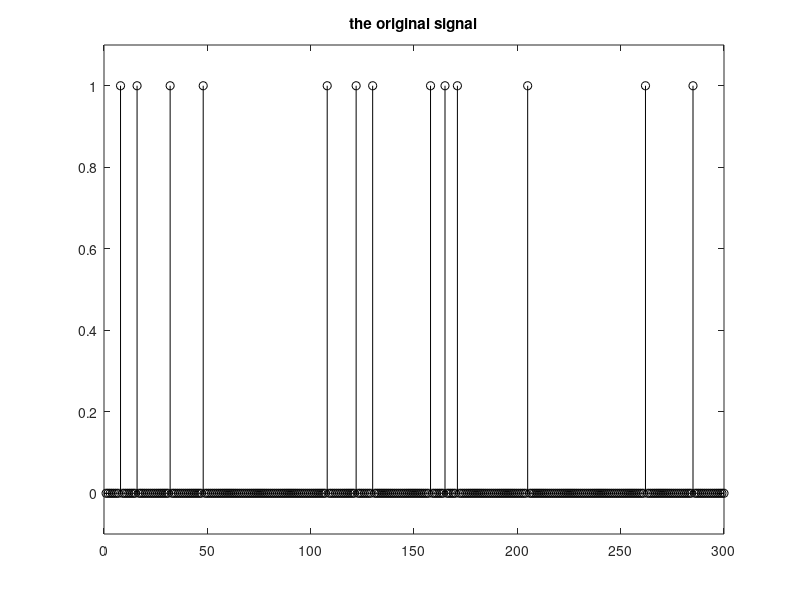
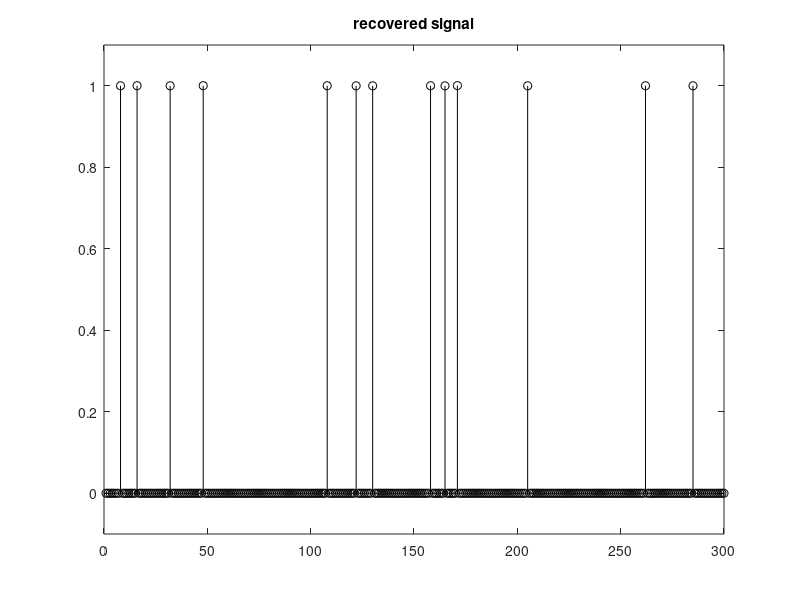
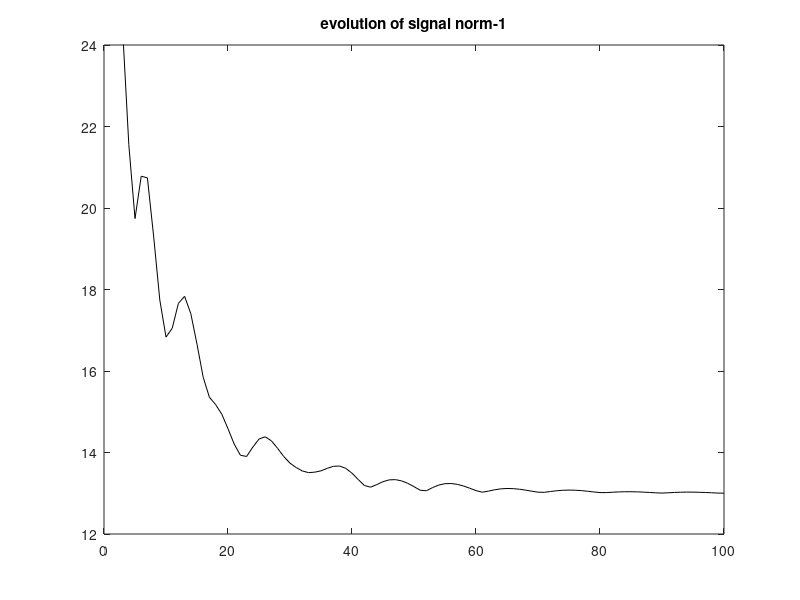

Here is the MATLAB script that generated these plots, in order:
% Example of Douglas-Rachford 
% for compressed sensing of 1D signal
clear all;

N=300; %problem dimension
q=N/4; %number of measurements
A=randn(q,N)/sqrt(q); %random Gaussian sensing matrix

% A s-sparse signal, with s non-zero values (=1)
s=13;
x0=zeros(N,1);
aux=randperm(N);
x0(aux(1:s))=1; 

% display
% the signal to be measured
figure(1)
stem(x0,'k');
axis([0 N -0.1 1.1]);
title('the original signal')

% perform random mesurements
b=A*x0;

% Algorithm for recovering the measured signal
niter=100;
lambda=1.0; ; gamma=1.0;
x=zeros(N,1);
y=zeros(N,1);
rnx=zeros(niter,1);

uA=A'*inv(A*A');
for nn=1:niter, 
   % x update
   x=y+(uA*(b-(A*y))); %proxF(indicator function)
   %proxG (soft thresholding):
   aux=(2*x)-y;
   S=max(0,1-gamma./max(0,abs(aux))).*aux; %soft th.
   % y update
   y=y+ (lambda*(S-x));  
   % recording
   rnx(nn)=norm(x,1);
end   

% display
% recovered signal
figure(2)
stem(x,'k');
axis([0 N -0.1 1.1]);
title('recovered signal')

% evolution of ||x||1
figure(3)
plot(rnx,'k');
title('evolution of signal norm-1')
axis([0 100 12 24]);
